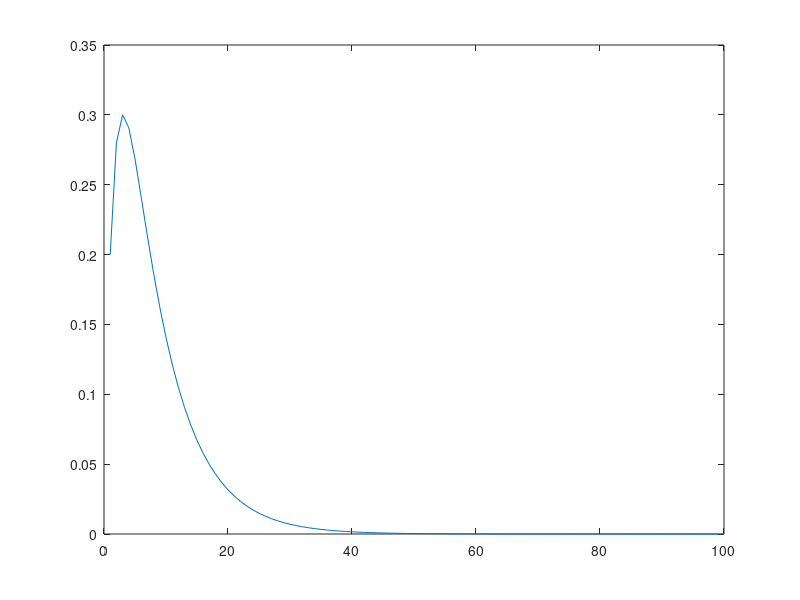

Source code (MATLAB):
%alinea a)

fprintf("Alinea a):\n Matriz: ")
T=[0.8 0   0.3 0 0;
   0.2 0.6 0.2 0 0;
   0   0.1 0.4 0 0;
   0   0.3 0   1 0;
   0   0   0.1 0 1]

%alinea b)
fprintf("Alinea b): Grafico")
v = [1 0 0 0 0]';
prob2 = zeros(1,100);
for n = 1:100
    v = T * v;
    prob2(n) =  v(2);
end
plot(prob2)

% alinea d)
fprintf("\nAlinea d):")
num_est_trasientes=3;
Q = T(1:num_est_trasientes,1:num_est_trasientes)

% alinea e)

fprintf("\nAlinea e):")
F = inv(eye(3)-Q)

% alinea f)

media = sum(F);
fprintf("Alinea f):\nMedia: %f\n",media)
% alinea g)
fprintf("Alinea g):")
B = T(4:end,1:3) * F